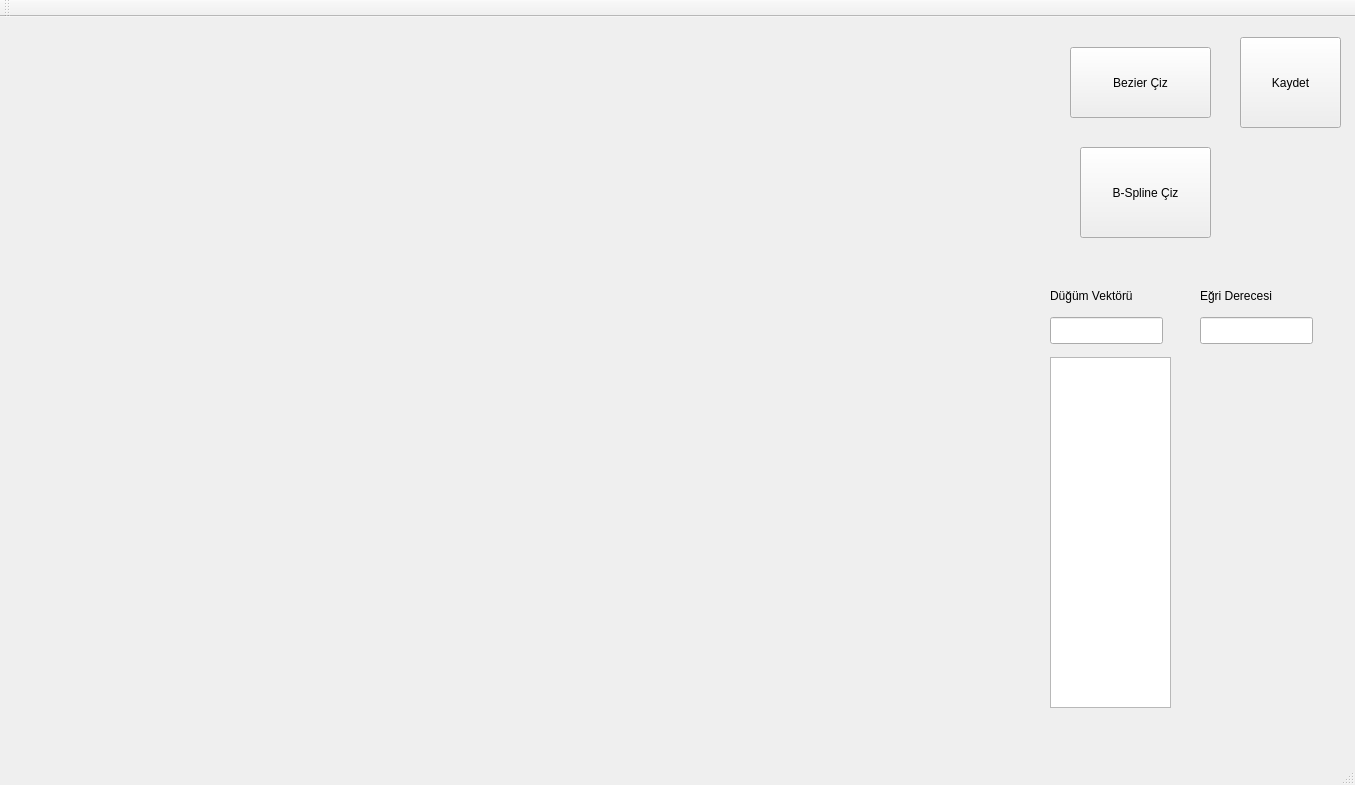
<?xml version="1.0" encoding="UTF-8"?>
<ui version="4.0">
 <class>MainWindow</class>
 <widget class="QMainWindow" name="MainWindow">
  <property name="geometry">
   <rect>
    <x>0</x>
    <y>0</y>
    <width>1355</width>
    <height>785</height>
   </rect>
  </property>
  <property name="windowTitle">
   <string>MainWindow</string>
  </property>
  <widget class="QWidget" name="centralWidget">
   <widget class="QPushButton" name="pushButton">
    <property name="geometry">
     <rect>
      <x>1240</x>
      <y>20</y>
      <width>101</width>
      <height>91</height>
     </rect>
    </property>
    <property name="text">
     <string>Kaydet</string>
    </property>
   </widget>
   <widget class="QPushButton" name="pushButton_2">
    <property name="geometry">
     <rect>
      <x>1070</x>
      <y>30</y>
      <width>141</width>
      <height>71</height>
     </rect>
    </property>
    <property name="text">
     <string>Bezier Çiz</string>
    </property>
   </widget>
   <widget class="QPushButton" name="pushButton_3">
    <property name="geometry">
     <rect>
      <x>1080</x>
      <y>130</y>
      <width>131</width>
      <height>91</height>
     </rect>
    </property>
    <property name="text">
     <string>B-Spline Çiz</string>
    </property>
   </widget>
   <widget class="QListWidget" name="listWidget">
    <property name="geometry">
     <rect>
      <x>1050</x>
      <y>340</y>
      <width>121</width>
      <height>351</height>
     </rect>
    </property>
   </widget>
   <widget class="QLineEdit" name="lineEdit">
    <property name="geometry">
     <rect>
      <x>1050</x>
      <y>300</y>
      <width>113</width>
      <height>27</height>
     </rect>
    </property>
   </widget>
   <widget class="QLineEdit" name="lineEdit_2">
    <property name="geometry">
     <rect>
      <x>1200</x>
      <y>300</y>
      <width>113</width>
      <height>27</height>
     </rect>
    </property>
   </widget>
   <widget class="QLabel" name="label">
    <property name="geometry">
     <rect>
      <x>1200</x>
      <y>270</y>
      <width>121</width>
      <height>17</height>
     </rect>
    </property>
    <property name="text">
     <string>Eğri Derecesi</string>
    </property>
   </widget>
   <widget class="QLabel" name="label_2">
    <property name="geometry">
     <rect>
      <x>1050</x>
      <y>270</y>
      <width>121</width>
      <height>17</height>
     </rect>
    </property>
    <property name="text">
     <string>Düğüm Vektörü</string>
    </property>
   </widget>
  </widget>
  <widget class="QMenuBar" name="menuBar">
   <property name="geometry">
    <rect>
     <x>0</x>
     <y>0</y>
     <width>1355</width>
     <height>25</height>
    </rect>
   </property>
  </widget>
  <widget class="QToolBar" name="mainToolBar">
   <attribute name="toolBarArea">
    <enum>TopToolBarArea</enum>
   </attribute>
   <attribute name="toolBarBreak">
    <bool>false</bool>
   </attribute>
  </widget>
  <widget class="QStatusBar" name="statusBar"/>
 </widget>
 <layoutdefault spacing="6" margin="11"/>
 <resources/>
 <connections/>
</ui>
